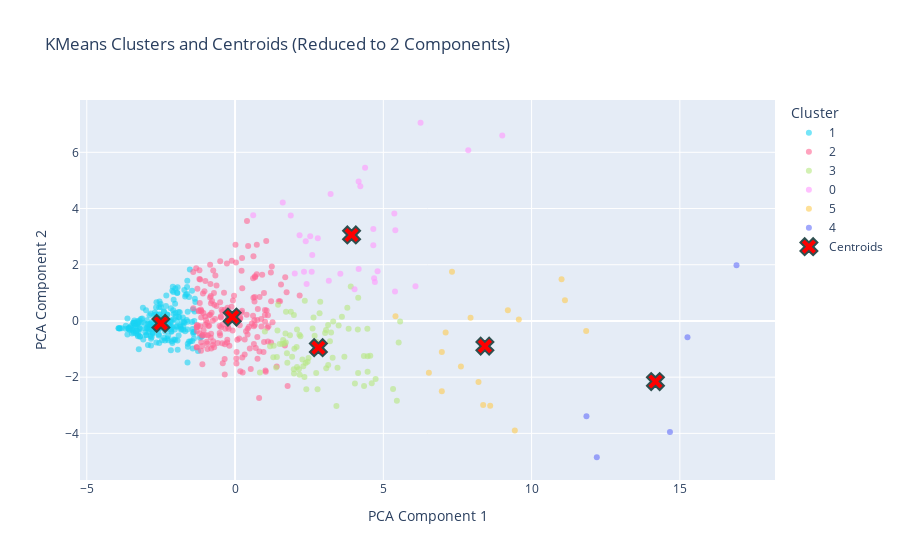

The notebook cell this image was saved under:
### Code cell
kmeans = KMeans(n_clusters=6, random_state=12345)
kmeans.fit(reduced_data)
labels = kmeans.labels_


# Step 3: Reduce to 2 PCA components for visualization
pca_2d = PCA(n_components=2)
reduced_data_2d = pca_2d.fit_transform(reduced_data)

# Project centroids into the 2D PCA space
centroids = pca_2d.transform(kmeans.cluster_centers_)


df_pca = pd.DataFrame(reduced_data_2d, columns=['PCA Component 1', 'PCA Component 2'])
df_pca['Cluster'] = labels.astype(str)  # Add cluster labels to the DataFrame

color_map = {0: 'red', 1: 'blue', 2: 'green', 3: 'orange', 4: 'purple'}
    
# Create the scatter plot using Plotly Express
fig = px.scatter(
        df_pca, 
        x='PCA Component 1', 
        y='PCA Component 2', 
        color='Cluster',  # Color by cluster labels
        color_discrete_map=color_map,  # Match the 'viridis' color scale
        opacity=0.6,  # Set transparency
        title='KMeans Clusters and Centroids (Reduced to 2 Components)',
        labels={'PCA Component 1': 'PCA Component 1', 'PCA Component 2': 'PCA Component 2'},
        template=None  # Optional: use a dark theme
    )

    # Add centroids to the plot as red 'x' markers
fig.add_scatter(
        x=centroids[:, 0], 
        y=centroids[:, 1], 
        mode='markers', 
        marker=dict(color='red', size=15, symbol='x', line=dict(width=2, color='DarkSlateGrey')),
        name='Centroids', 
        hoverinfo='text', 
        text=['Centroid'] * len(centroids)
)

    # Show the plot
fig.show()

### Figure 1 — Plotly figure (JSON) as saved in the notebook; plotly's stock layout.template omitted (floating-point values rounded to 4 significant figures; data arrays with more than 128 entries replaced by an {"elided": "..."} marker saying what was removed)
{"data": [{"hovertemplate": "Cluster=1<br>PCA Component 1=%{x}<br>PCA Component 2=%{y}<extra></extra>", "legendgroup": "1", "marker": {"color": "#19d3f3", "opacity": 0.6, "symbol": "circle"}, "mode": "markers", "name": "1", "orientation": "v", "showlegend": true, "type": "scatter", "x": {"elided": "222 float values"}, "xaxis": "x", "y": {"elided": "222 float values"}, "yaxis": "y"}, {"hovertemplate": "Cluster=2<br>PCA Component 1=%{x}<br>PCA Component 2=%{y}<extra></extra>", "legendgroup": "2", "marker": {"color": "#FF6692", "opacity": 0.6, "symbol": "circle"}, "mode": "markers", "name": "2", "orientation": "v", "showlegend": true, "type": "scatter", "x": {"elided": "188 float values"}, "xaxis": "x", "y": {"elided": "188 float values"}, "yaxis": "y"}, {"hovertemplate": "Cluster=3<br>PCA Component 1=%{x}<br>PCA Component 2=%{y}<extra></extra>", "legendgroup": "3", "marker": {"color": "#B6E880", "opacity": 0.6, "symbol": "circle"}, "mode": "markers", "name": "3", "orientation": "v", "showlegend": true, "type": "scatter", "x": [5.457, 2.873, 2.782, 4.345, 1.749, 1.005, 1.386, 2.206, 3.07, 1.667, 1.98, 3.687, 2.478, 4.351, 1.506, 2.303, 2.001, 1.987, 2.403, 5.518, 2.339, 2.647, 1.18, 3.83, 3.201, 1.984, 1.712, 3.455, 4.472, 1.763, 4.042, 2.615, 2.737, 1.853, 4.15, 2.382, 2.352, 2.089, 2.674, 3.075, 4.153, 3.239, 2.851, 4.56, 2.744, 3.31, 1.451, 1.924, 3.494, 2.09, 3.604, 1.43, 1.718, 4.462, 0.8391, 1.597, 3.038, 3.291, 4.741, 4.47, 1.29, 1.41, 3.138, 2.152, 2.271, 2.684, 1.622, 4.14, 3.142, 4.61, 2.077, 1.7, 2.712, 2.17, 5.568, 3.786, 3.418, 1.305, 1.882, 2.178, 5.329, 2.446, 3.903], "xaxis": "x", "y": [-2.838, 0.6788, -2.426, -1.251, -1.147, -0.3793, -1.659, -0.5414, -0.3193, -0.8002, -1.723, -1.272, -1.322, -2.318, -0.8238, -1.609, -0.9933, -1.868, -2.428, -0.7656, -1.995, 0.1266, -0.896, -0.2808, -0.7228, 0.2135, -0.7661, -1.668, -1.257, -1.492, -2.221, -0.2673, -1.849, -0.5088, -1.853, -1.496, 0.7169, -0.3053, -1.056, -1.68, 0.8217, -0.4138, 0.2752, -1.238, -0.7361, -0.02306, 0.5779, -1.277, -0.1599, -1.635, 0.1526, -0.3381, 0.3284, -0.2735, -1.837, -0.8173, -0.4286, -1.31, -2.066, -1.804, -1.293, -1.279, -0.1404, -1.719, -1.373, -0.5281, -0.6743, -0.3033, -1.567, -2.214, -0.9289, -0.4508, -1.042, -0.4929, -0.0163, 0.4721, -3.023, -0.8794, 0.3279, -1.918, -2.418, -1.448, 1.224], "yaxis": "y"}, {"hovertemplate": "Cluster=0<br>PCA Component 1=%{x}<br>PCA Component 2=%{y}<extra></extra>", "legendgroup": "0", "marker": {"color": "#FF97FF", "opacity": 0.6, "symbol": "circle"}, "mode": "markers", "name": "0", "orientation": "v", "showlegend": true, "type": "scatter", "x": [4.169, 5.372, 4.225, 6.084, 1.609, 6.256, 2.79, 2.603, 2.176, 2.535, 2.414, 5.394, 3.163, 4.662, 9.012, 2.325, 1.878, 4.715, 2.584, 4.69, 2.014, 7.865, 4.167, 4.806, 3.222, 4.03, 2.384, 3.551, 4.385, 5.404, 0.6119, 4.662], "xaxis": "x", "y": [1.846, 3.826, 4.794, 1.237, 4.211, 7.052, 2.945, 2.349, 3.046, 3.012, 1.319, 1.049, 1.428, 2.698, 6.596, 1.754, 3.748, 1.388, 1.75, 1.516, 1.692, 6.074, 4.961, 1.767, 4.514, 1.13, 2.833, 1.683, 5.448, 3.224, 3.762, 3.272], "yaxis": "y"}, {"hovertemplate": "Cluster=5<br>PCA Component 1=%{x}<br>PCA Component 2=%{y}<extra></extra>", "legendgroup": "5", "marker": {"color": "#FECB52", "opacity": 0.6, "symbol": "circle"}, "mode": "markers", "name": "5", "orientation": "v", "showlegend": true, "type": "scatter", "x": [9.435, 9.2, 8.368, 7.102, 7.942, 9.57, 7.316, 11.01, 8.21, 6.973, 11.84, 11.12, 5.411, 6.973, 7.617, 8.604, 6.537], "xaxis": "x", "y": [-3.901, 0.3849, -2.988, -0.4066, 0.1165, 0.05078, 1.755, 1.485, -2.175, -2.499, -0.3576, 0.7321, 0.1644, -1.103, -1.623, -3.02, -1.847], "yaxis": "y"}, {"hovertemplate": "Cluster=4<br>PCA Component 1=%{x}<br>PCA Component 2=%{y}<extra></extra>", "legendgroup": "4", "marker": {"color": "#636efa", "opacity": 0.6, "symbol": "circle"}, "mode": "markers", "name": "4", "orientation": "v", "showlegend": true, "type": "scatter", "x": [11.85, 12.2, 16.91, 15.26, 14.67], "xaxis": "x", "y": [-3.391, -4.85, 1.985, -0.5789, -3.95], "yaxis": "y"}, {"hoverinfo": "text", "marker": {"color": "red", "line": {"color": "DarkSlateGrey", "width": 2}, "size": 15, "symbol": "x"}, "mode": "markers", "name": "Centroids", "text": ["Centroid", "Centroid", "Centroid", "Centroid", "Centroid", "Centroid"], "type": "scatter", "x": [3.93, -2.5, -0.09618, 2.81, 14.18, 8.426], "y": [3.06, -0.08556, 0.1385, -0.9512, -2.157, -0.896]}], "layout": {"legend": {"title": {"text": "Cluster"}, "tracegroupgap": 0}, "title": {"text": "KMeans Clusters and Centroids (Reduced to 2 Components)"}, "xaxis": {"anchor": "y", "domain": [0, 1], "title": {"text": "PCA Component 1"}}, "yaxis": {"anchor": "x", "domain": [0, 1], "title": {"text": "PCA Component 2"}}}}
